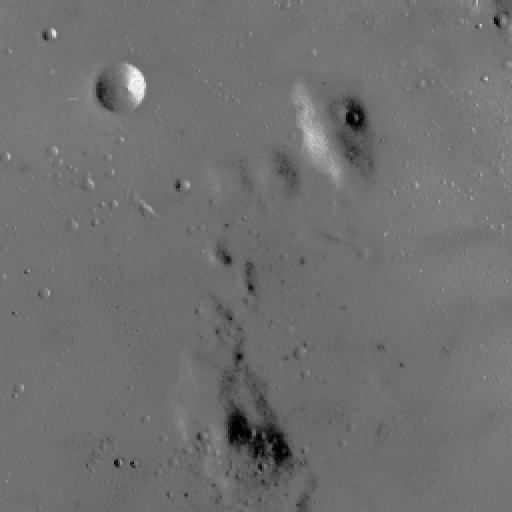
#> input picture skimage.data.moon(), 512 x 512 px
$ python -i proyecto_calor.py   (imports and definitions only)
#> lines starting #> are read from the running program, lines starting #| are printed output that depends on the picture
import os                                                        # os: maneja carpetas y archivos (crear ./figuras, unir rutas)
import sys                                                       # sys: lee lo que se escribe al ejecutar (ej. 'figuras')
import tkinter as tk                                             # tkinter: crea la ventana, botones, barras y casillas
from tkinter import ttk, filedialog, messagebox                  # ttk: pestañas · filedialog: 'Abrir foto' · messagebox: avisos de error

import numpy as np                                               # numpy: matrices (la imagen) y transformada de Fourier (np.fft)
import matplotlib.pyplot as plt                                  # matplotlib: dibuja las gráficas que se guardan en ./figuras
from matplotlib.figure import Figure                             # Figure: el lienzo donde se dibujan las 3 imágenes de la ventana
from matplotlib.backends.backend_tkagg import FigureCanvasTkAgg  # pone ese lienzo de matplotlib dentro de la ventana de tkinter
from PIL import Image                                            # PIL (Pillow): abre fotos jpg/png y las pasa a escala de grises
from scipy.ndimage import gaussian_filter                        # scipy: desenfoque gaussiano, para comprobar que calor = gaussiana
from skimage import data, transform                              # scikit-image: data trae la foto de la Luna · transform cambia su tamaño


# PARTE 1 · TEMA 1: ecuación del calor por diferencias finitas
def laplaciano(u, frontera):
    if frontera == "periodica":
        return (np.roll(u, 1, 0) + np.roll(u, -1, 0) +
                np.roll(u, 1, 1) + np.roll(u, -1, 1) - 4 * u)
    if frontera == "dirichlet":
        p = np.pad(u, 1, mode="constant", constant_values=0.0)
    elif frontera == "neumann":
        p = np.pad(u, 1, mode="edge")
    else:
        raise ValueError(frontera)
    return p[:-2, 1:-1] + p[2:, 1:-1] + p[1:-1, :-2] + p[1:-1, 2:] - 4 * u


def calor_diferencias(u0, k, t, frontera="periodica", r=0.2):
    dt = r / k
    pasos = int(round(t / dt))
    u = u0.copy()
    for _ in range(pasos):
        u = u + r * laplaciano(u, frontera)
    return u, pasos


# PARTE 2 · TEMA 2: solución por transformada de Fourier
def frecuencias(forma):
    wy = 2 * np.pi * np.fft.fftfreq(forma[0])
    wx = 2 * np.pi * np.fft.fftfreq(forma[1])
    WX, WY = np.meshgrid(wx, wy)
    return WX**2 + WY**2


def calor_fourier(u0, k, t):
    U0 = np.fft.fft2(u0)
    H = np.exp(-k * frecuencias(u0.shape) * t)
    return np.real(np.fft.ifft2(U0 * H))


# PARTE 3 · TEMA 3: calor hacia atrás y filtro de Wiener
def calor_atras(img, H):
    return np.real(np.fft.ifft2(np.fft.fft2(img) / H))


def wiener(img, H, lam):
    G = H / (H**2 + lam)
    return np.real(np.fft.ifft2(np.fft.fft2(img) * G))


# PARTE 4 · Herramientas: imágenes de prueba y medida de calidad
def imagen_luna(n=256):
#> called with n = 256
    img = data.moon().astype(float) / 255.0
    return transform.resize(img, (n, n), anti_aliasing=True)


def imagen_placa(alto=96, ancho=320):
    fig = plt.figure(figsize=(ancho / 100, alto / 100), dpi=100)
    fig.patch.set_facecolor("white")
    fig.text(0.5, 0.5, "UCO 2026", fontsize=40, weight="bold",
             ha="center", va="center", family="DejaVu Sans")
    fig.canvas.draw()
    rgba = np.asarray(fig.canvas.buffer_rgba(), dtype=float)[:, :, :3] / 255.0
    plt.close(fig)
    img = rgba.mean(axis=2)
    img[:4, :] = img[-4:, :] = 0
    img[:, :4] = img[:, -4:] = 0
    return img


def mse(a, b):
    return np.mean((a - b) ** 2)


def psnr(a, b):
    return 10 * np.log10(1.0 / mse(a, b))


# PARTE 5 · Gráficas y números para el informe
CARPETA = "figuras"
rng = np.random.default_rng(seed=2026)
resultados = []


def reportar(texto):
    print(texto)
    resultados.append(texto)


def guardar(fig, nombre):
    fig.tight_layout()
    fig.savefig(os.path.join(CARPETA, nombre), dpi=150)
    plt.close(fig)


def mostrar(ax, img, titulo):
    ax.imshow(img, cmap="gray", vmin=0, vmax=1)
    ax.set_title(titulo, fontsize=10)
    ax.axis("off")


def generar_figuras():
    plt.switch_backend("Agg")
    os.makedirs(CARPETA, exist_ok=True)

    # ACTO 1: el calor hacia adelante
    reportar("=" * 70)
    reportar("ACTO 1: calor hacia adelante")
    reportar("=" * 70)

    luna = imagen_luna()
    k, t = 1.0, 4.0
    sigma = np.sqrt(2 * k * t)

    u_df, pasos = calor_diferencias(luna, k, t, "periodica")
#> pasos = 20
    u_ff = calor_fourier(luna, k, t)
    u_gs = gaussian_filter(luna, sigma=sigma, mode="wrap")

    reportar(f"k = {k}, t = {t}  ->  sigma equivalente = sqrt(2kt) = {sigma:.3f} px")
    reportar(f"Diferencias finitas: {pasos} pasos con r = k·dt/dx² = 0.2")
    reportar(f"Error RMS  diferencias finitas vs Fourier : {np.sqrt(mse(u_df, u_ff)):.2e}")
    reportar(f"Error RMS  Fourier vs filtro gaussiano    : {np.sqrt(mse(u_ff, u_gs)):.2e}")

    fig, ax = plt.subplots(1, 4, figsize=(14, 4))
    mostrar(ax[0], luna, "Original (t = 0)")
    mostrar(ax[1], u_df, f"Diferencias finitas\n({pasos} pasos)")
    mostrar(ax[2], u_ff, "Solución por Fourier\n(un solo paso)")
    mostrar(ax[3], u_gs, f"Filtro gaussiano σ = {sigma:.2f}")
    guardar(fig, "acto1_tres_metodos.png")
#> in guardar, `fig.savefig(os.path.join(CARPETA, nombre), dpi=150)`:
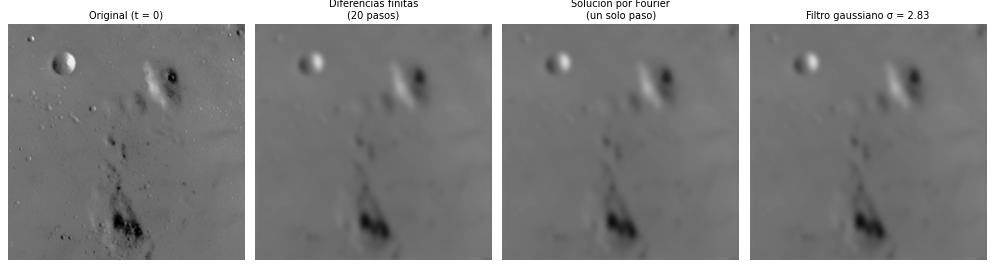
#> figure drawn by matplotlib, 4 panels

    # Evolución temporal
    fig, ax = plt.subplots(1, 5, figsize=(16, 3.6))
    for a, ti in zip(ax, [0, 1, 4, 16, 64]):
        mostrar(a, calor_fourier(luna, k, ti), f"t = {ti}")
    guardar(fig, "acto1_evolucion.png")
#> call 2 of guardar, with nombre = 'acto1_evolucion.png'
#> in guardar (call 2), `fig.savefig(os.path.join(CARPETA, nombre), dpi=150)`:
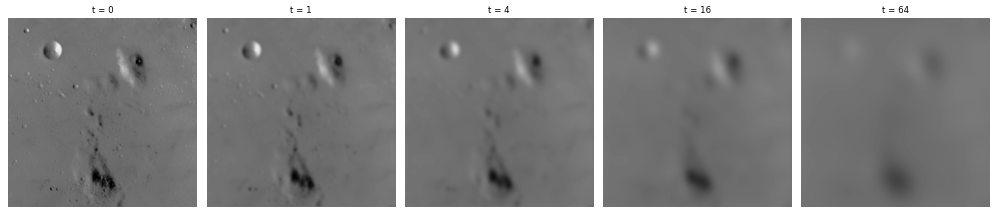
#> figure drawn by matplotlib, 5 panels

    # El calor como filtro pasa-bajas: espectro y función de transferencia 1D
    w = np.linspace(-np.pi, np.pi, 400)
    fig, ax = plt.subplots(1, 2, figsize=(12, 4))
    for ti in [0.5, 2, 8]:
        ax[0].plot(w, np.exp(-k * w**2 * ti), label=f"t = {ti}")
    ax[0].set_title("Función de transferencia  H(ω) = exp(-k ω² t)")
    ax[0].set_xlabel("frecuencia ω (rad/píxel)")
    ax[0].legend()
    ax[0].grid(alpha=0.3)
    espectro = np.log1p(np.abs(np.fft.fftshift(np.fft.fft2(luna))))
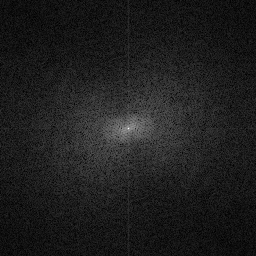
#> espectro: shape (256, 256) float64; min 0.0066, max 10.27, mean 1.24; drawn with min black and max white
    ax[1].imshow(espectro, cmap="magma")
    ax[1].set_title("log|F{imagen}|  (centro = frecuencias bajas)")
    ax[1].axis("off")
    guardar(fig, "acto1_pasabajas.png")
#> call 3 of guardar, with nombre = 'acto1_pasabajas.png'
#> in guardar (call 3), `fig.savefig(os.path.join(CARPETA, nombre), dpi=150)`:
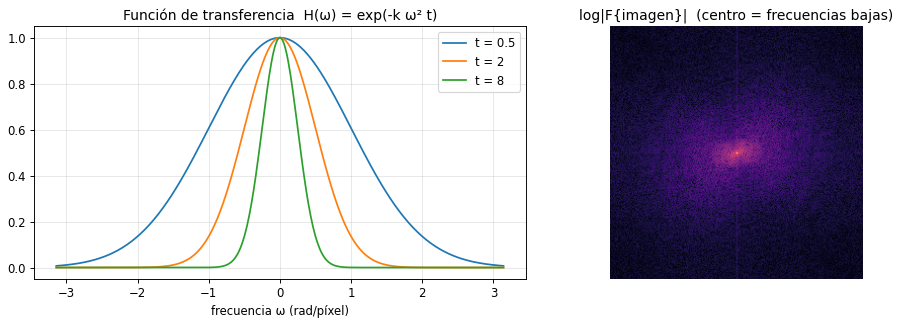
#> figure drawn by matplotlib, 2 panels; panel 1: curve peaks at x = -0.00787, y = 1; panel 1: curve peaks at x = -0.00787, y = 1; panel 1: curve peaks at x = -0.00787, y = 1

    # Aplicación: eliminar ruido
    ruido_sigma = 0.10
    luna_ruido = np.clip(luna + rng.normal(0, ruido_sigma, luna.shape), 0, 1)
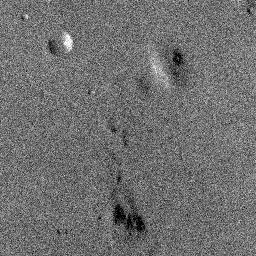
#> luna_ruido: shape (256, 256) float64; min 0, max 1, mean 0.44
    tiempos = np.linspace(0, 6, 61)
    psnrs = [psnr(calor_fourier(luna_ruido, k, ti), luna) for ti in tiempos]
#> in calor_fourier (call 8), `return np.real(np.fft.ifft2(U0 * H))`:
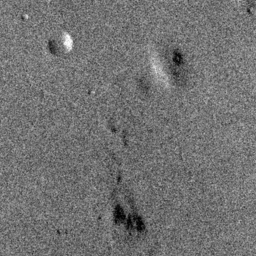
#> returned value: shape (256, 256) float64; min -0.000642, max 0.983, mean 0.44; drawn with min black and max white
#> psnrs = 61 values, max 33.31 at index 23, min 20.02 at index 0, mean 32.27
    t_opt = tiempos[int(np.argmax(psnrs))]
#> t_opt = 2.3
    reportar(f"Ruido gaussiano σ = {ruido_sigma}: PSNR ruidosa = {psnr(luna_ruido, luna):.2f} dB")
    reportar(f"Tiempo óptimo de difusión t* = {t_opt:.2f} -> PSNR = {max(psnrs):.2f} dB")
    reportar(f"Con t = 6 (demasiado tiempo) -> PSNR = {psnrs[-1]:.2f} dB")

    fig = plt.figure(figsize=(15, 4))
    a1 = fig.add_subplot(1, 4, 1); mostrar(a1, luna_ruido, "Con ruido")
    a2 = fig.add_subplot(1, 4, 2); mostrar(a2, calor_fourier(luna_ruido, k, t_opt), f"Difusión t* = {t_opt:.1f}")
    a3 = fig.add_subplot(1, 4, 3); mostrar(a3, calor_fourier(luna_ruido, k, 6), "Difusión t = 6 (de más)")
    a4 = fig.add_subplot(1, 4, 4)
    a4.plot(tiempos, psnrs, color="tab:red")
    a4.axvline(t_opt, ls="--", color="gray")
    a4.set_xlabel("tiempo de difusión t"); a4.set_ylabel("PSNR (dB)")
    a4.set_title("Calidad vs. tiempo"); a4.grid(alpha=0.3)
    guardar(fig, "acto1_ruido.png")


    # ACTO 2: fronteras, estabilidad y Gibbs
    reportar("")
    reportar("=" * 70)
    reportar("ACTO 2: condiciones de frontera, estabilidad y Gibbs")
    reportar("=" * 70)

    t2 = 60.0
    u_dir, _ = calor_diferencias(luna, k, t2, "dirichlet")
    u_neu, _ = calor_diferencias(luna, k, t2, "neumann")
    reportar(f"t = {t2}: brillo medio original = {luna.mean():.4f}")
    reportar(f"  Dirichlet (bordes a 0)   -> brillo medio = {u_dir.mean():.4f} (el calor se escapa)")
    reportar(f"  Neumann  (bordes aislados) -> brillo medio = {u_neu.mean():.4f} (se conserva)")

    fig, ax = plt.subplots(1, 3, figsize=(12, 4.2))
    mostrar(ax[0], luna, "Original")
    mostrar(ax[1], u_dir, "Dirichlet: bordes a temperatura 0")
    mostrar(ax[2], u_neu, "Neumann: bordes aislados")
    guardar(fig, "acto2_fronteras.png")

    # Estabilidad: r = 0.24 (estable) vs r = 0.26 (inestable)
    fig, ax = plt.subplots(1, 2, figsize=(9, 4.2))
    for a, r in zip(ax, [0.24, 0.26]):
        u = luna.copy()
        for _ in range(150):
            u = u + r * laplaciano(u, "periodica")
        reportar(f"Estabilidad: r = {r} tras 150 pasos -> max|u| = {np.abs(u).max():.3e}")
        estado = "estable" if r <= 0.25 else "INESTABLE"
        a.imshow(np.clip(u, 0, 1), cmap="gray", vmin=0, vmax=1)
        a.set_title(f"r = k·dt/dx² = {r}  ({estado})", fontsize=10)
        a.axis("off")
    guardar(fig, "acto2_estabilidad.png")

    # Gibbs: filtro pasa-bajas ideal (corte brusco) vs gaussiano (calor)
    placa = imagen_placa()
    W2 = frecuencias(placa.shape)
    corte = 0.35 * np.pi
#> corte = 1.1
    ideal = np.real(np.fft.ifft2(np.fft.fft2(placa) * (W2 <= corte**2)))
    k_eq = 1.0 / corte**2
#> k_eq = 0.827
    gauss = calor_fourier(placa, 1.0, k_eq)
    fila = placa.shape[0] // 2
#> fila = 48
    sobre = ideal[fila].max() - 1.0
#> sobre = 0.185
    reportar(f"Gibbs: sobrepaso del filtro ideal = {100 * sobre:.1f} % "
             f"(en 1D la teoría da ≈ 9 % del salto; en 2D con corte circular y bordes cercanos puede ser mayor); filtro del calor = {100 * max(gauss[fila].max() - 1, 0):.2f} %")

    fig, ax = plt.subplots(2, 2, figsize=(12, 5.5), gridspec_kw={"height_ratios": [1, 1.1]})
    mostrar(ax[0, 0], np.clip(ideal, 0, 1), "Pasa-bajas IDEAL (corte brusco)")
    mostrar(ax[0, 1], gauss, "Pasa-bajas del CALOR (gaussiano)")
    for a, perfil, nom in [(ax[1, 0], ideal, "ideal"), (ax[1, 1], gauss, "calor")]:
        a.plot(placa[fila], color="gray", lw=1, label="original")
        a.plot(perfil[fila], color="tab:blue", lw=1.3, label=nom)
        a.axhline(1, color="k", lw=0.5)
        a.set_xlim(0, placa.shape[1] - 1)
        a.set_title(f"Perfil de la fila {fila}")
        a.legend(loc="lower right", fontsize=8)
        a.grid(alpha=0.3)
#> this loop made 2 passes
#> nom on passes 1 to 2: 'ideal', 'calor'
    guardar(fig, "acto2_gibbs.png")


    # ACTO 3: el calor hacia atrás
    reportar("")
    reportar("=" * 70)
    reportar("ACTO 3: calor hacia atrás (desenfoque inverso)")
    reportar("=" * 70)

    T = 1.2
    H = np.exp(-k * frecuencias(placa.shape) * T)
    borrosa = np.real(np.fft.ifft2(np.fft.fft2(placa) * H))
    ruido = 1e-3
    borrosa_ruido = borrosa + rng.normal(0, ruido, placa.shape)

    reportar(f"Desenfoque con T = {T} (σ = {np.sqrt(2 * k * T):.2f} px). "
             f"Amplificación máxima 1/H = {1 / H.min():.2e}")


    rec_sin_ruido = calor_atras(borrosa, H)
    rec_con_ruido = calor_atras(borrosa_ruido, H)
    lams = np.logspace(-7, -1, 60)
#> lams = 60 values from 1e-07 to 0.1
    psnr_w = [psnr(np.clip(wiener(borrosa_ruido, H, l), 0, 1), placa) for l in lams]
#> psnr_w = 60 values, max 24.7 at index 25, min 8.4 at index 0, mean 20.28
    lam_opt = lams[int(np.argmax(psnr_w))]
#> lam_opt = 3.49e-05
    rec_wiener = np.clip(wiener(borrosa_ruido, H, lam_opt), 0, 1)

    reportar(f"PSNR borrosa (con ruido {ruido})            : {psnr(borrosa_ruido, placa):.2f} dB")
    reportar(f"PSNR inversión directa SIN ruido          : {psnr(np.clip(rec_sin_ruido, 0, 1), placa):.2f} dB")
    reportar(f"Inversión directa CON ruido: max|u| = {np.abs(rec_con_ruido).max():.2e}  (explota)")
    reportar(f"Wiener: λ óptimo = {lam_opt:.2e} -> PSNR = {max(psnr_w):.2f} dB")

    fig, ax = plt.subplots(2, 3, figsize=(15, 5.2))
    mostrar(ax[0, 0], placa, "Original")
    mostrar(ax[0, 1], borrosa_ruido, f"Desenfocada (calor T={T}) + ruido {ruido}")
    mostrar(ax[0, 2], np.clip(rec_sin_ruido, 0, 1), "Calor hacia atrás SIN ruido")
    ax[1, 0].imshow(rec_con_ruido, cmap="gray")
    ax[1, 0].set_title("Calor hacia atrás CON ruido (explota)", fontsize=10)
    ax[1, 0].axis("off")
    mostrar(ax[1, 1], rec_wiener, f"Inversión regularizada (λ={lam_opt:.1e})")
    ax[1, 2].semilogx(lams, psnr_w, color="tab:green")
    ax[1, 2].axvline(lam_opt, ls="--", color="gray")
    ax[1, 2].set_xlabel("λ (regularización)"); ax[1, 2].set_ylabel("PSNR (dB)")
    ax[1, 2].set_title("Elección de λ"); ax[1, 2].grid(alpha=0.3)
    guardar(fig, "acto3_calor_atras.png")

    # Por qué explota: ganancia de la inversión directa vs la regularizada (1D)
    w = np.linspace(0, np.pi, 400)
#> w = 400 values from 0 to 3.14
    h = np.exp(-k * w**2 * T)
#> h = 400 values, max 1 at index 0, min 7.18e-06 at index 399, mean 0.258
    fig, ax = plt.subplots(figsize=(7, 4))
    ax.semilogy(w, 1 / h, label="inversión directa  exp(+kω²T)")
    ax.semilogy(w, h / (h**2 + lam_opt), label=f"regularizada  H/(H²+λ)")
    ax.axhline(1, color="k", lw=0.5)
    ax.set_xlabel("frecuencia ω (rad/píxel)"); ax.set_ylabel("ganancia")
    ax.set_title("Amplificación de cada frecuencia al 'retroceder el tiempo'")
    ax.legend(); ax.grid(alpha=0.3, which="both")
    guardar(fig, "acto3_ganancia.png")


    # EXTRA: Teorema de Parseval
    reportar("")
    reportar("=" * 70)
    reportar("EXTRA: teorema de Parseval")
    reportar("=" * 70)

    N = luna.size
#> N = 65536
    F = np.fft.fft2(luna)
    e_espacio = np.sum(luna**2)
#> e_espacio = 12854.9
    e_frec = np.sum(np.abs(F) ** 2) / N
#> e_frec = 12854.9
    reportar(f"Energía en el espacio     Σ|u|²      = {e_espacio:.6f}")
    reportar(f"Energía en frecuencia (1/N)Σ|û|²     = {e_frec:.6f}")
    reportar(f"Diferencia relativa = {abs(e_espacio - e_frec) / e_espacio:.1e}")

    ts = np.linspace(0, 20, 81)
#> ts = 81 values from 0 to 20
    W2l = frecuencias(luna.shape)
    Fd = F.copy()
    Fd[0, 0] = 0
    energia = [np.sum(np.abs(Fd * np.exp(-k * W2l * ti)) ** 2) / N for ti in ts]
#> energia = 81 values, max 174 at index 0, min 78.36 at index 80, mean 103.1
    directa = np.sum((calor_fourier(luna, k, ts[-1]) - luna.mean()) ** 2)
#> directa = 78.36
    reportar(f"Energía de detalles t=0: {energia[0]:.2f}  ->  t=20: {energia[-1]:.2f} "
             f"({100 * energia[-1] / energia[0]:.1f} % de la inicial)")
    reportar(f"Comprobación t=20 calculando en el espacio: {directa:.2f}")

    fig, ax = plt.subplots(figsize=(7, 4))
    ax.plot(ts, energia, color="tab:purple")
    ax.set_xlabel("tiempo t"); ax.set_ylabel("energía de los detalles")
    ax.set_title("Disipación de energía (calculada con Parseval)")
    ax.grid(alpha=0.3)
    guardar(fig, "extra_parseval.png")

    with open("resultados.txt", "w", encoding="utf-8") as f:
        f.write("\n".join(resultados) + "\n")
    print(f"\nFiguras guardadas en ./{CARPETA}/  y resultados en resultados.txt")


# PARTE 6 · Ventana interactiva para la exposición
FONDO = "#1C1F26"
PANEL = "#262A33"
TEXTO = "#F1F3F6"
SUAVE = "#A0A7B4"
NARANJA = "#D9531E"
VERDE = "#1F8A84"
AMARILLO = "#F2A541"
LADO_MAX = 256


# [4 lines left out: function cargar_foto, not called in this run]


class Deslizador(tk.Frame):

    # [11 lines left out: function __init__, not called in this run]

    def valor(self):
        v = self.var.get()
        return 10 ** v if self.log else v

    def poner(self, v):
        self.var.set(np.log10(v) if self.log else v)
        self._mover(llamar=False)

    # [4 lines left out: function _mover, not called in this run]


class Pestana(tk.Frame):

    titulos = ("", "", "")

    # [46 lines left out: functions __init__, deslizador, boton, pedir_actualizar, mostrar, not called in this run]

    def dibujar(self):
        self.lienzo.draw_idle()

    def actualizar(self):
        raise NotImplementedError


# Tema 1: condiciones de frontera
class PestanaFronteras(Pestana):
    # [31 lines left out: functions __init__, actualizar, not called in this run]


# Tema 2: Fourier quita el ruido
class PestanaRuido(Pestana):
    # [10 lines left out: function __init__, not called in this run]

    def _ruidosa(self):
        return self.app.imagen + self.ruido.valor() * self.app.ruido_base

    # [17 lines left out: functions mejor_t, actualizar, not called in this run]


# Tema 3: calor hacia atrás
class PestanaReenfocar(Pestana):
    # [40 lines left out: functions __init__, _datos, mejor_lam, actualizar, not called in this run]


# Ventana principal
class App(tk.Tk):
    # [45 lines left out: functions __init__, _estilos, not called in this run]

    def vista_actual(self):
        return self.vistas[self.pestanas.index("current")]

    # [15 lines left out: functions usar, abrir, not called in this run]


# PARTE 7 · Arranque
# [6 lines not run here, left out]

>>> result = generar_figuras()
